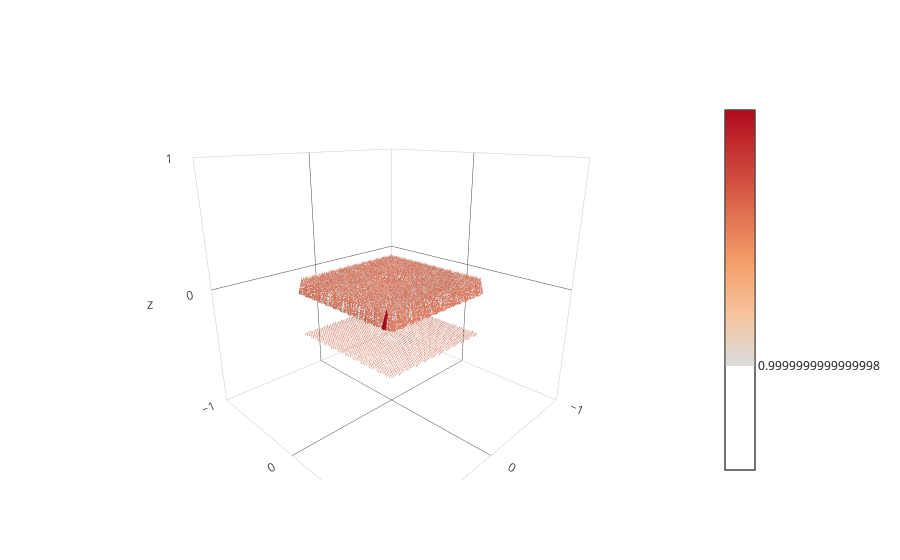

Write notebook code for a chart like this one.
### Markdown cell above
# Plotly

### Code cell
# import pandas as pd
# df = pd.read_csv("https://raw.githubusercontent.com/plotly/datasets/master/vortex.csv")

arr_fltr = slice(None, None, 17)

xscale = np.max(xs) - np.min(ys)
# zscale = np.max(zs) - np.min(zs)
zscale = 260
       
z_index = 0
z_filter = omf_file.z == np.unique(omf_file.z)[z_index]

data = go.Cone(
    x=omf_file.x[z_filter][arr_fltr] / xscale,
    y=omf_file.y[z_filter][arr_fltr] / xscale,
    z=zs[z_index] * np.ones_like(omf_file.y[z_filter][arr_fltr]) / zscale,
    u=omf_file.mx[z_filter][arr_fltr], 
    v=omf_file.my[z_filter][arr_fltr], 
    w=omf_file.mz[z_filter][arr_fltr],
    # "colors": np.ones((len(omf_file.mz[z_filter][arr_fltr]), 3)),
    # "colorscale": 'Blues',
    sizemode="absolute",
    sizeref=0.5
)

z_index = 25
z_filter = omf_file.z == np.unique(omf_file.z)[z_index]
data2 = go.Cone(
    x=omf_file.x[z_filter][arr_fltr] / xscale,
    y=omf_file.y[z_filter][arr_fltr] / xscale,
    z=zs[z_index] * np.ones_like(omf_file.y[z_filter][arr_fltr]) / zscale,
    u=omf_file.mx[z_filter][arr_fltr], 
    v=omf_file.my[z_filter][arr_fltr], 
    w=omf_file.mz[z_filter][arr_fltr],
    # "colors": np.ones((len(omf_file.mz[z_filter][arr_fltr]), 3)),
    # "colorscale": 'Blues',
    sizemode="absolute",
    sizeref=0.4
)

layout = {
    "scene": {
        "xaxis": dict(nticks=4, range = [-1,1]),
        "yaxis": dict(nticks=4, range = [-1,1]),
        "zaxis": dict(nticks=4, range = [-1,1]),
        "domain": {"x": [0, 1]},
        "aspectratio": {"x": 1, "y": 1, "z": 1},
        "camera": {
            "eye": {"x": 1.2, "y": 1.2, "z": 0.6}
        }
    }
}

fig = go.Figure(data=[data, data2], layout=layout)
py.offline.iplot(fig, filename="bubble_example")

### Figure 1 — Plotly figure (JSON) as saved in the notebook; plotly's stock layout.template omitted (floating-point values rounded to 4 significant figures; data arrays with more than 128 entries replaced by an {"elided": "..."} marker saying what was removed)
{"data": [{"sizemode": "absolute", "sizeref": 0.5, "type": "cone", "u": {"elided": "2353 float values"}, "uid": "40e6c8b0-958f-11e8-b236-7824af35b825", "v": {"elided": "2353 float values"}, "w": {"elided": "2353 float values"}, "x": {"elided": "2353 float values"}, "y": {"elided": "2353 float values"}, "z": {"elided": "2353 float values"}}, {"sizemode": "absolute", "sizeref": 4, "type": "cone", "u": {"elided": "2353 float values"}, "uid": "40e6c8b1-958f-11e8-b236-7824af35b825", "v": {"elided": "2353 float values"}, "w": {"elided": "2353 float values"}, "x": {"elided": "2353 float values"}, "y": {"elided": "2353 float values"}, "z": {"elided": "2353 float values"}}], "layout": {"scene": {"aspectratio": {"x": 1, "y": 1, "z": 1}, "camera": {"eye": {"x": 1.2, "y": 1.2, "z": 0.6}}, "domain": {"x": [0, 1]}, "xaxis": {"nticks": 4, "range": [-1, 1]}, "yaxis": {"nticks": 4, "range": [-1, 1]}, "zaxis": {"nticks": 4, "range": [-1, 1]}}}}
